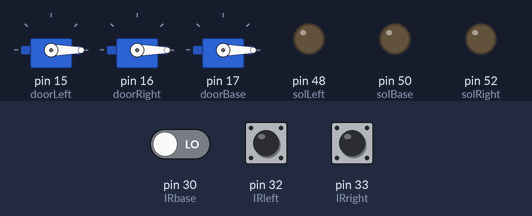
The sketch below on a simulated Arduino Mega 2560, built with avr-gcc and run on an emulated ATmega2560. On the bench: 3 × servo, output pins drawn as LEDs (lit = HIGH). Inputs (shaded band) come from the test bench; at power-on: pin 30 (IRbase) LOW, pin 32 (IRleft) LOW, pin 33 (IRright) LOW.

Above: at 1.2 s.
1.3 s: pin 30 (IRbase) driven HIGH
At 2.1 s:
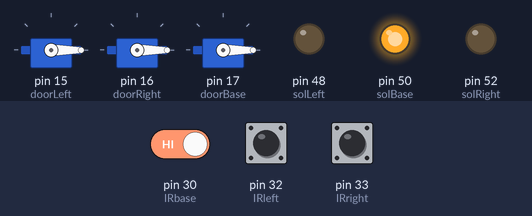
2.8 s: pin 32 (IRleft) pulled HIGH for 0.15 s
At 2.87 s:
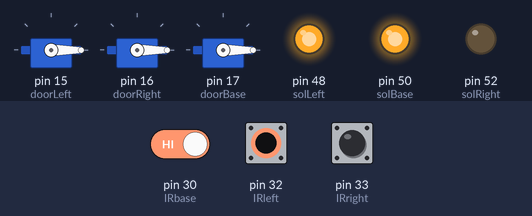
4.4 s: pin 33 (IRright) pulled HIGH for 0.15 s
At 4.47 s:
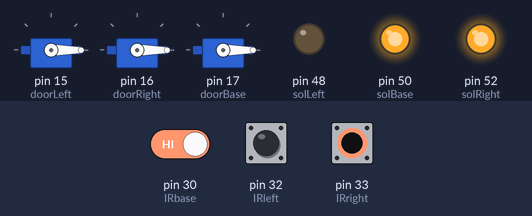
6.0 s: pin 33 (IRright) pulled HIGH for 3.2 s
At 10.4 s:
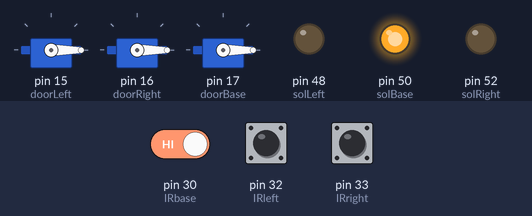
10.7 s: pin 30 (IRbase) driven LOW
At 11.6 s:
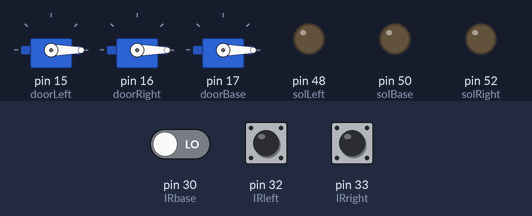
12.2 s: pin 32 (IRleft) pulled HIGH for 1 s
At 12.8 s:
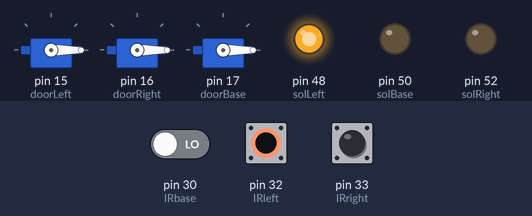
Timing chart, 0 to 15.2 s (numbered marks = the images above; inputs shaded):
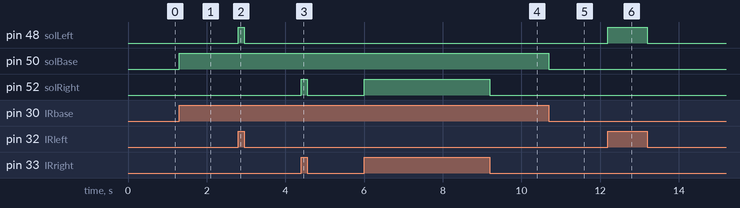

The sketch:

IRtrainingPhase.ino
```cpp
 //For this, do we want the mice to just roam around and touch the left, right, and home IR or do we also want to train them so that
//they know that poking the door IR will open the door?
#include <Servo.h>
Servo myServo;

const int openDoor = -270;

const int doorLeft = 15;
const int doorRight = 16;
const int doorBase = 17;

Servo servo1;
Servo servo2;
Servo servo3;

int phase = 1; //1 mean the water will come out of solenoid as long as IR bream is broken. phase 2 will mean the water will only come out for a specific amount of time and will eventually stop. Then there will be a cooldown

const int IRbase = 30;
const int IRleft = 32;
const int IRright = 33;

const int solLeft = 48;
const int solBase = 50;
const int solRight = 52;


void setup() {
  pinMode(IRbase, INPUT);
  pinMode(IRleft, INPUT);
  pinMode(IRright, INPUT);

  pinMode(solLeft, OUTPUT);
  pinMode(solRight, OUTPUT);
  pinMode(solBase, OUTPUT);

  servo1.attach(doorLeft);
  servo2.attach(doorRight);
  servo3.attach(doorBase);

  Serial.begin(9600);
  Serial.flush();
}

void loop() {
  servo1.write(openDoor);
  servo2.write(openDoor);
  servo3.write(openDoor);

  if (phase == 1) {
    if (digitalRead(IRbase) == HIGH) {
      digitalWrite(solBase, HIGH);
    } else {
      digitalWrite(solBase, LOW);
    }
    if (digitalRead(IRleft) == HIGH) {
      digitalWrite(solLeft, HIGH);
    } else {
      digitalWrite(solLeft, LOW);
    }
    if (digitalRead(IRright) == HIGH) {
      digitalWrite(solRight, HIGH);
    } else {
      digitalWrite(solRight, LOW);
    }
  }
  if (phase == 2) {
    if (digitalRead(IRbase) == HIGH) {
      digitalWrite(solBase, HIGH); delay(80); digitalWrite(solBase, LOW);              //water will be given for 0.5 seconds and then stop. Cooldown is 6 seconds
      delay(2000);
    }
        if(digitalRead(IRleft) == HIGH) {
        digitalWrite(solLeft, HIGH); delay(50); digitalWrite(solLeft, LOW);
        delay(2000);
        }
    if (digitalRead(IRright) == HIGH) {
      digitalWrite(solRight, HIGH); delay(80); digitalWrite(solRight, LOW);
      delay(2000);
    }
  }

}
```

Measured:
- after the input at 1.3 s, pin 50 (solBase): LOW → HIGH at once
- after the input at 2.8 s, pin 48 (solLeft): LOW → HIGH at once, → LOW 0.15 s later
- after the input at 4.4 s, pin 52 (solRight): LOW → HIGH at once, → LOW 0.15 s later
- after the input at 6.0 s, pin 52 (solRight): LOW → HIGH at once, → LOW 3.2 s later
- after the input at 10.7 s, pin 50 (solBase): HIGH → LOW at once
- after the input at 12.2 s, pin 48 (solLeft): LOW → HIGH at once, → LOW 1.0 s later
